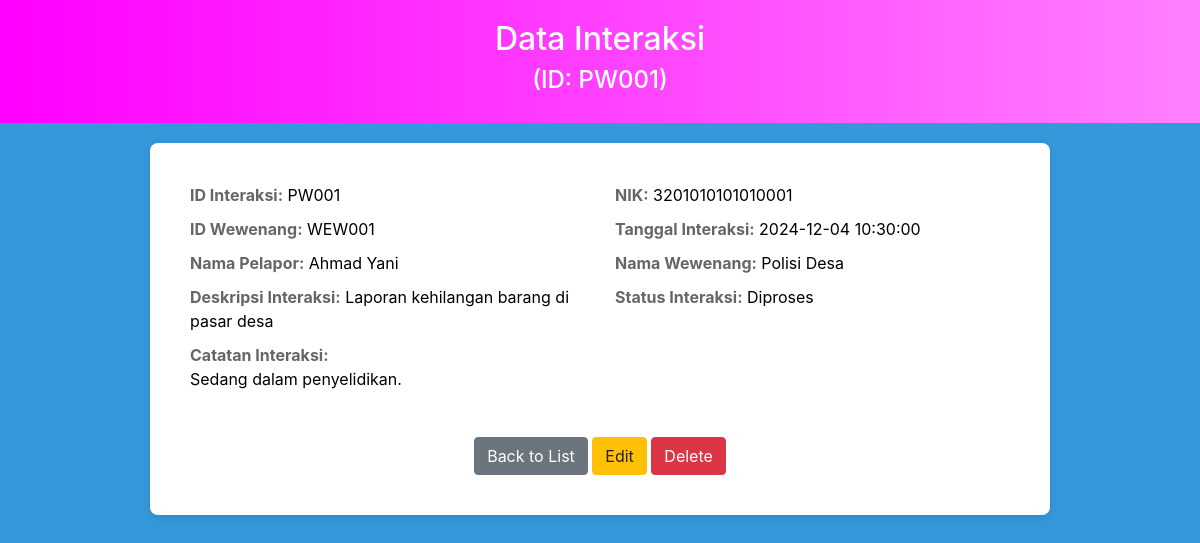
/LDpihak/laporan/view.php?id_interaksi=PW001, run on the app's committed database.
### tables this page shows
CREATE TABLE `pelaporan_pihak_wewenang` (
  `id_interaksi` varchar(20) NOT NULL,
  `NIK` varchar(20) DEFAULT NULL,
  `id_wewenang` varchar(20) DEFAULT NULL,
  `tanggal_interaksi` datetime DEFAULT NULL,
  `deskripsi_interaksi` varchar(255) DEFAULT NULL,
  `status_interaksi` enum('Pending','Diproses','Selesai') DEFAULT NULL,
  `catatan_interaksi` text DEFAULT NULL
);

CREATE TABLE `masyarakat` (
  `NIK` varchar(20) NOT NULL,
  `nama_penduduk` varchar(100) DEFAULT NULL,
  `alamat` text DEFAULT NULL,
  `tanggal_lahir` date DEFAULT NULL,
  `no_telepon` varchar(15) DEFAULT NULL,
  `email` varchar(100) DEFAULT NULL
);

CREATE TABLE `pihak_wewenang` (
  `id_wewenang` varchar(20) NOT NULL,
  `nama_wewenang` varchar(100) DEFAULT NULL,
  `jenis_layanan` text DEFAULT NULL,
  `kontak_darurat` varchar(15) DEFAULT NULL,
  `alamat_kantor` text DEFAULT NULL
);

### LDpihak/laporan/view.php (the view, shortened to what this page needs)
<!DOCTYPE html>
<html>
<head>
    <link rel="stylesheet" href="../bootstrap/css/bootstrap.min.css">
</head>
<body style="background-color: #3498db; color: white;">
<div class="header">
    <h2>Data Interaksi</h2>
    <?php
        if (isset($_GET['id_interaksi']) && !empty($_GET['id_interaksi'])) {
            echo "<h4>(ID: " . htmlspecialchars($_GET['id_interaksi']) . ")</h4>";
        } else {
            echo "<h4>No ID Interaksi Provided</h4>";
        }
    ?>
</div>
<div class="content">
    <?php
    require 'koneksi.php';
    if (isset($_GET['id_interaksi'])) {
        $idinteraksi = $_GET['id_interaksi'];
        $query = "
                SELECT ppw.*, pw.nama_wewenang, u.nama_penduduk AS nama_pelapor
                FROM pelaporan_pihak_wewenang ppw
                JOIN pihak_wewenang pw ON ppw.id_wewenang = pw.id_wewenang
                JOIN masyarakat u ON ppw.NIK = u.NIK
                WHERE ppw.id_interaksi = '$idinteraksi'
            ";
        $result = mysqli_query($conn, $query);
        if (mysqli_num_rows($result) > 0) {
            $data = mysqli_fetch_assoc($result);
            ?>
            <div class="row">
                <div class="col-6">
                    <span class="label">ID Interaksi:</span> <span class="value"><?php echo htmlspecialchars($data['id_interaksi'] ?? 'N/A'); ?></span>
                </div>
                <div class="col-6">
                    <span class="label">NIK:</span> <span class="value"><?php echo htmlspecialchars($data['NIK'] ?? 'N/A'); ?></span>
                </div>
            </div>
            <div class="row">
                <div class="col-6">
                    <span class="label">ID Wewenang:</span> <span class="value"><?php echo htmlspecialchars($data['id_wewenang'] ?? 'N/A'); ?></span>
                </div>
                <div class="col-6">
                    <span class="label">Tanggal Interaksi:</span> <span class="value"><?php echo htmlspecialchars($data['tanggal_interaksi'] ?? 'N/A'); ?></span>
                </div>
            </div>
            <div class="row">
                <div class="col-6">
                    <span class="label">Nama Pelapor:</span> <span class="value"><?php echo htmlspecialchars($data['nama_pelapor'] ?? 'N/A'); ?></span>
                </div>
                <div class="col-6">
                    <span class="label">Nama Wewenang:</span> <span class="value"><?php echo htmlspecialchars($data['nama_wewenang'] ?? 'N/A'); ?></span>
                </div>
            </div>
            <div class="row">
                <div class="col-6">
                    <span class="label">Deskripsi Interaksi:</span> <span class="value"><?php echo nl2br(htmlspecialchars($data['deskripsi_interaksi'] ?? 'N/A')); ?></span>
                </div>
                <div class="col-6">
                    <span class="label">Status Interaksi:</span> <span class="value"><?php echo htmlspecialchars($data['status_interaksi'] ?? 'N/A'); ?></span>
                </div>
            </div>
            <div class="row">
                <div class="col-12">
                    <span class="label">Catatan Interaksi:</span>
                    <p class="value"><?php echo nl2br(htmlspecialchars($data['catatan_interaksi'] ?? 'N/A')); ?></p>
                </div>
            </div>
            <div class="actions">
                <a href="index.php" class="btn btn-secondary">Back to List</a>
                <a href="update.php?id_interaksi=<?php echo $data['id_interaksi']; ?>" class="btn btn-warning">Edit</a>
                <a href="delete.php?id_interaksi=<?php echo $data['id_interaksi']; ?>" class="btn btn-danger" onclick="return confirm('Are you sure you want to delete this record?')">Delete</a>
            </div>
            <?php
        } else {
            echo "<p>Data not found.</p>";
        }
    } else {
        echo "<p>No ID Interaksi provided.</p>";
    }
    ?>
</div>
</body>
</html>

### LDpihak/laporan/view.php (style rules this page uses)
.header { background: linear-gradient(90deg, #ff00ff, #ff80ff); color: white; padding: 20px 0; text-align: center; }
.content { margin: 20px auto; padding: 40px; max-width: 900px; background-color: white; border-radius: 8px; box-shadow: 0 2px 10px rgba(0, 0, 0, 0.1); }
.label { font-weight: bold; color: #666; }
.value { font-weight: normal; color: #000; }
.row div { margin-bottom: 10px; }
.actions { text-align: center; margin-top: 20px; }

### data on the page
pelaporan_pihak_wewenang: id_interaksi "PW001", NIK "3201010101010001", id_wewenang "WEW001", tanggal_interaksi "2024-12-04 10:30:00", NIK.nama_penduduk "Ahmad Yani", id_wewenang.nama_wewenang "Polisi Desa", deskripsi_interaksi "Laporan kehilangan barang di pasar desa", status_interaksi "Diproses", catatan_interaksi "Sedang dalam penyelidikan."

### other printed values
$_GET['id_interaksi'] "PW001"
